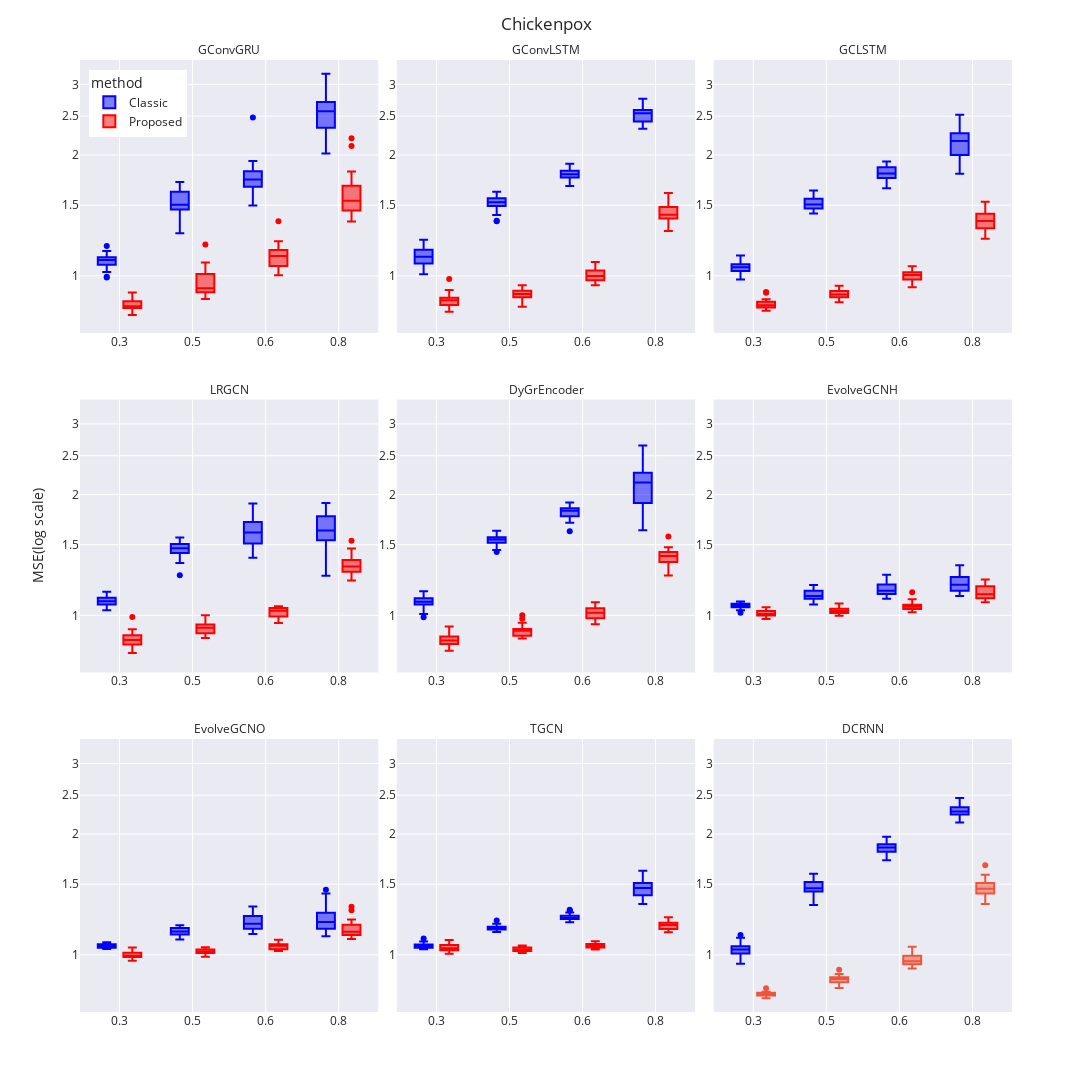

Write notebook code for a chart like this one.
### Code cell
with open('chickenpox_fig.pkl', 'rb') as file:
    chickenpox_fig = pickle.load(file)

chickenpox_fig
